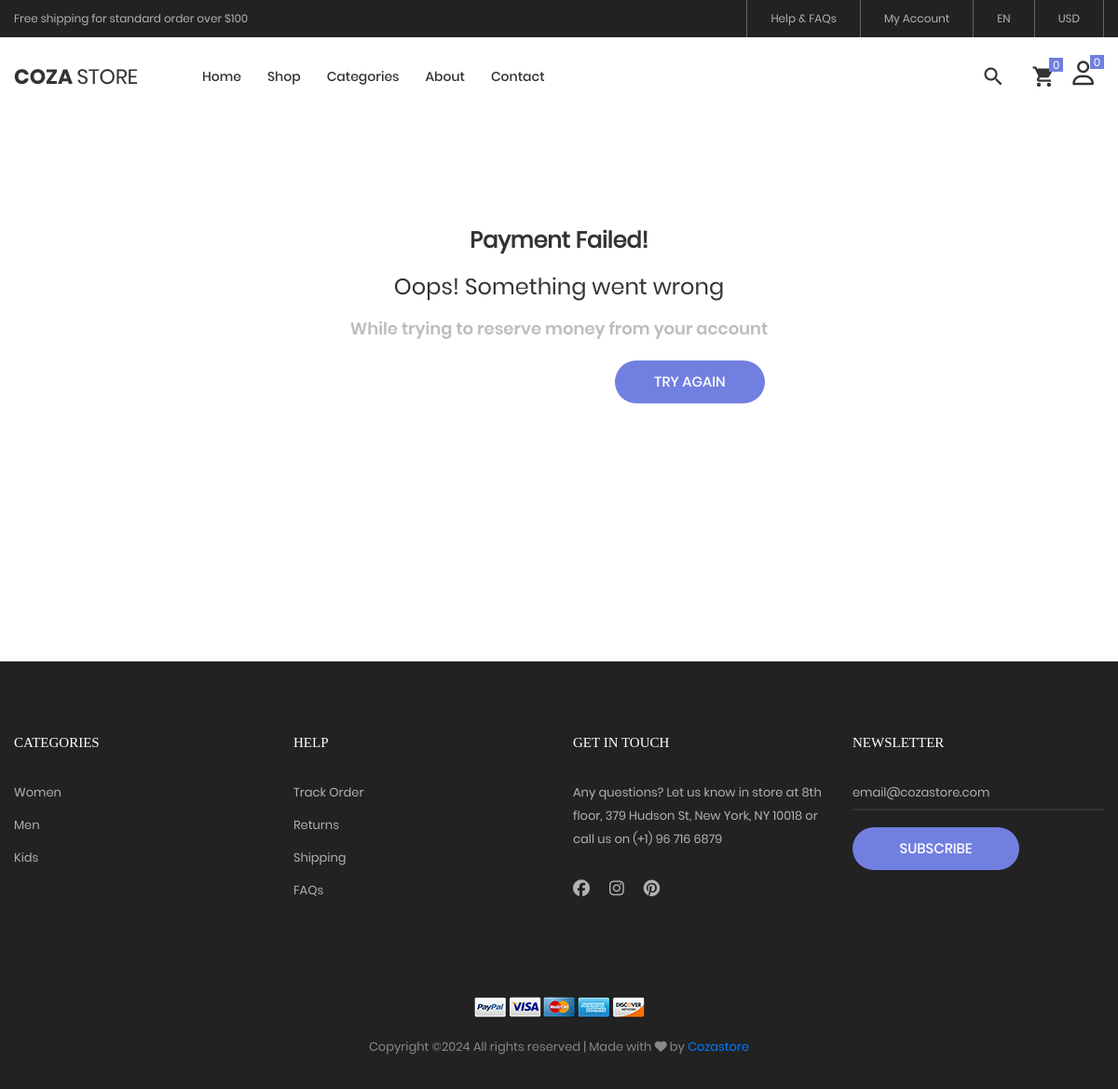
/payment-failed/ (signed in), run on the app's committed database.
### Backend/models.py (models this page shows, shortened)
class Category(models.Model):
    cid = models.CharField(max_length=30, default=shortuuid.uuid,unique=True)
    title = models.CharField(max_length=100, default="clothings")
    image = models.ImageField(upload_to="category", default="category.jpg")
    class Meta:
        verbose_name_plural = "Categories"

### Backend/views.py (the view)
# urls.py: path("payment-failed/", payment_failed_view, name="payment-failed"),
@login_required()
def payment_failed_view(request):
    return render(request,'backend/payment_failed.html')

### Backend/context_processor.py (called while the page is built)
def default(request):
    categories = Category.objects.all()
    vendors = Vendor.objects.all()
    min_max_price = Product.objects.aggregate(Min("price"),Max("price"))
    return {
        "categories":categories,
        "vendors":vendors,
        "min_max_price":min_max_price,
    }

### templates/Backend/payment_failed.html (shortened to what this page needs)
{% extends 'partials/base.html' %}
{% load static %}
{% block content %}
<div class="div1" style="">
    <div class="div2">
        <h1 class="mtext-105 cl2 js-name-detail p-b-14"><b>Payment Failed!</b></h1>
    <h4 class="mtext-105 cl2 js-name-detail p-b-14">Oops! Something went wrong</h4>
    <h5 class="mtext-106 cl2 " style="color:#bbbfbc;">While trying to reserve money from your account</h5><br>
            <button class="flex-c-m stext-101 cl0 size-101 bg1 bor1 hov-btn1 p-lr-15 trans-04" style="margin-left:660px;">Try Again</button>
    </div>
</div>
{% endblock content %}

### templates/partials/base.html (shortened to what this page needs)
<!DOCTYPE html>
{% load static %}
<html lang="en">
<head>
	<link rel="stylesheet" type="text/css" href="{% static 'assets/vendor/bootstrap/css/bootstrap.min.css'%}">
	<link rel="stylesheet" type="text/css" href="{% static 'assets/fonts/font-awesome-4.7.0/css/font-awesome.min.css' %}">
	<link rel="stylesheet" type="text/css" href="{% static 'assets/fonts/iconic/css/material-design-iconic-font.min.css'%}">
	<link rel="stylesheet" type="text/css" href="{% static 'assets/fonts/linearicons-v1.0.0/icon-font.min.css'%}">
	<link rel="stylesheet" type="text/css" href="{% static 'assets/vendor/animate/animate.css'%}">
	<link rel="stylesheet" type="text/css" href="{% static 'assets/vendor/css-hamburgers/hamburgers.min.css'%}">
	<link rel="stylesheet" type="text/css" href="{% static 'assets/vendor/animsition/css/animsition.min.css'%}">
	<link rel="stylesheet" type="text/css" href="{% static 'assets/vendor/select2/select2.min.css'%}">
	<link rel="stylesheet" type="text/css" href="{% static 'assets/vendor/daterangepicker/daterangepicker.css'%}">
	<link rel="stylesheet" type="text/css" href="{% static 'assets/vendor/slick/slick.css'%}">
	<link rel="stylesheet" type="text/css" href="{% static 'assets/vendor/MagnificPopup/magnific-popup.css'%}">
	<link rel="stylesheet" type="text/css" href="{% static 'assets/vendor/perfect-scrollbar/perfect-scrollbar.css'%}">
	<link rel="stylesheet" type="text/css" href="{% static 'assets/css/util.css'%}">
	<link rel="stylesheet" type="text/css" href="{% static 'assets/css/main.css' %}">
	<link rel="stylesheet" href="https://cdnjs.cloudflare.com/ajax/libs/font-awesome/6.5.1/css/all.min.css"
 />
</head>
<body class="animsition">
	<header>
		<div class="container-menu-desktop">
			<div class="top-bar">
				<div class="content-topbar flex-sb-m h-full container">
					<div class="left-top-bar">
						Free shipping for standard order over $100
					</div>
					<div class="right-top-bar flex-w h-full">
						<a href="#" class="flex-c-m trans-04 p-lr-25">
							Help & FAQs
						</a>
						<a href="#" class="flex-c-m trans-04 p-lr-25">
							My Account
						</a>
						<a href="#" class="flex-c-m trans-04 p-lr-25">
							EN
						</a>
						<a href="#" class="flex-c-m trans-04 p-lr-25">
							USD
						</a>
					</div>
				</div>
			</div>
			<div class="wrap-menu-desktop">
				<nav class="limiter-menu-desktop container">
					<a href="#" class="logo">
						<img src="{% static 'assets/images/icons/logo-01.png'%}" alt="IMG-LOGO">
					</a>
					  <div class="menu-desktop">
        <ul class="main-menu" id="navbar">
            <li>
                <a href="{% url 'Backend:index' %}" class="nav-link">Home</a>
            </li>
            <li>
                <a href="{% url 'Backend:product_list' %}" class="nav-link">Shop</a>
            </li>
            <li class="nav-link">
                <a href="#">Categories</a>
            </li>
            <li class="nav-link">
                <a href="{% url 'Backend:about' %}">About</a>
            </li>
            <li class="nav-link">
                <a href="{% url 'Backend:contact' %}">Contact</a>
            </li>
        </ul>
    </div>
					<div class="wrap-icon-header flex-w flex-r-m">
						<div class="icon-header-item cl2 hov-cl1 trans-04 p-l-22 p-r-11 js-show-modal-search">
							<i class="zmdi zmdi-search"></i>
						</div>
							<a href="{% url 'Backend:cart' %}">
						<div class="icon-header-item cl2 hov-cl1 trans-04 p-l-22 p-r-11 icon-header-noti js-show-cart cart-items-count" data-notify="{{request.session.cart_data_obj | length}}">
								<i class="zmdi zmdi-shopping-cart" ></i>
						</div>
								</a>
						<div style="margin-top:-7px;">
						<div class="dropdown">
						  <a href="#" class="dis-block icon-header-item cl2 hov-cl1 trans-04 p-r-11 p-l-10 icon-header-noti" data-notify="0" id="dropdown-toggle">
							<i class="fa-regular fa-user" ></i>
						  </a>
						</div>
							</div>
					</div>
				</nav>
			</div>
		</div>
	</header>
{% block content%}
{% endblock content %}
	<footer class="bg3 p-t-75 p-b-32">
		<div class="container">
			<div class="row">
				<div class="col-sm-6 col-lg-3 p-b-50">
					<h4 class="stext-301 cl0 p-b-30">
						Categories
					</h4>
					<ul>
						  {% for c in categories %}
						<li class="p-b-10">
							<a href="{% url 'Backend:category_product_list' c.cid %}" class="stext-107 cl7 hov-cl1 trans-04">
								{{c.title}}
							</a>
						</li>
						{% endfor %}
					</ul>
				</div>
				<div class="col-sm-6 col-lg-3 p-b-50">
					<h4 class="stext-301 cl0 p-b-30">
						Help
					</h4>
					<ul>
						<li class="p-b-10">
							<a href="#" class="stext-107 cl7 hov-cl1 trans-04">
								Track Order
							</a>
						</li>
						<li class="p-b-10">
							<a href="#" class="stext-107 cl7 hov-cl1 trans-04">
								Returns
							</a>
						</li>
						<li class="p-b-10">
							<a href="#" class="stext-107 cl7 hov-cl1 trans-04">
								Shipping
							</a>
						</li>
						<li class="p-b-10">
							<a href="#" class="stext-107 cl7 hov-cl1 trans-04">
								FAQs
							</a>
						</li>
					</ul>
				</div>
				<div class="col-sm-6 col-lg-3 p-b-50">
					<h4 class="stext-301 cl0 p-b-30">
						GET IN TOUCH
					</h4>
					<p class="stext-107 cl7 size-201">
						Any questions? Let us know in store at 8th floor, 379 Hudson St, New York, NY 10018 or call us on (+1) 96 716 6879
					</p>
					<div class="p-t-27">
						<a href="#" class="fs-18 cl7 hov-cl1 trans-04 m-r-16">
							<i class="fa-brands fa-facebook"></i>
						</a>
						<a href="#" class="fs-18 cl7 hov-cl1 trans-04 m-r-16">
							<i class="fa-brands fa-instagram"></i>
						</a>
						<a href="#" class="fs-18 cl7 hov-cl1 trans-04 m-r-16">
							<i class="fa-brands fa-pinterest"></i>
						</a>
					</div>
				</div>
				<div class="col-sm-6 col-lg-3 p-b-50">
					<h4 class="stext-301 cl0 p-b-30">
						Newsletter
					</h4>
					<form>
						<div class="wrap-input1 w-full p-b-4">
							<input class="input1 bg-none plh1 stext-107 cl7" type="text" name="email" placeholder="email@cozastore.com">
						</div>
						<div class="p-t-18">
							<button class="flex-c-m stext-101 cl0 size-103 bg1 bor1 hov-btn2 p-lr-15 trans-04">
								Subscribe
							</button>
						</div>
					</form>
				</div>
			</div>
			<div class="p-t-40">
				<div class="flex-c-m flex-w p-b-18">
					<a href="#" class="m-all-1">
						<img src="{% static 'assets/images/icons/icon-pay-01.png'%}" alt="ICON-PAY">
					</a>
					<a href="#" class="m-all-1">
						<img src="{% static 'assets/images/icons/icon-pay-02.png'%}" alt="ICON-PAY">
					</a>
					<a href="#" class="m-all-1">
						<img src="{% static 'assets/images/icons/icon-pay-03.png'%}" alt="ICON-PAY">
					</a>
					<a href="#" class="m-all-1">
						<img src="{% static 'assets/images/icons/icon-pay-04.png'%}" alt="ICON-PAY">
					</a>
					<a href="#" class="m-all-1">
						<img src="{% static 'assets/images/icons/icon-pay-05.png'%}" alt="ICON-PAY">
					</a>
				</div>
				<p class="stext-107 cl6 txt-center">
Copyright &copy;<script>document.write(new Date().getFullYear());</script> All rights reserved | Made with <i class="fa fa-heart-o" aria-hidden="true"></i> by <a href="#" target="_blank">Cozastore</a>
				</p>
			</div>
		</div>
	</footer>
</body>
</html>

### static/assets/css/main.css (style rules this page uses)
.container { max-width: 1380px; }
@media (max-width: 1600px) { .container { max-width: 1200px; } }
.container-menu-desktop { height: auto; width: 100%; position: relative; -webkit-transition: all 0.3s; -o-transition: all 0.3s; -moz-transition: all 0.3s; transition: all 0.3s; }
.top-bar { height: 40px; background-color: #222; }
.left-top-bar { font-family: Poppins-Regular; font-size: 12px; line-height: 1.8; color: #b2b2b2; }
.right-top-bar a { font-family: Poppins-Regular; font-size: 12px; line-height: 1.8; height: 100%; color: #b2b2b2; border-right: 1px solid rgba(255,255,255,0.3); }
.right-top-bar a:first-child { border-left: 1px solid rgba(255,255,255,0.3); }
.wrap-menu-desktop { position: fixed; z-index: 1100; background-color: transparent; width: 100%; height: 84px; top: 40px; left: 0px; -webkit-transition: height 0.3s, background-color 0.3s; -o-transition: height 0.3s, background-color 0.3s; -moz-transition: height 0.3s, background-color 0.3s; transition: height 0.3s, background-color 0.3s; }
.limiter-menu-desktop { height: 100%; display: -webkit-box; display: -webkit-flex; display: -moz-box; display: -ms-flexbox; display: flex; align-items: center; background-color: transparent; }
.logo { display: -webkit-box; display: -webkit-flex; display: -moz-box; display: -ms-flexbox; display: flex; align-items: center; height: 65%; margin-right: 55px; }
.logo img { max-width: 100%; max-height: 100%; }
.menu-desktop { display: -webkit-box; display: -webkit-flex; display: -moz-box; display: -ms-flexbox; display: flex; align-items: center; height: 100%; }
.main-menu { list-style-type: none; margin: 0; display: -webkit-box; display: -webkit-flex; display: -moz-box; display: -ms-flexbox; display: flex; align-items: center; }
.main-menu > li { display: block; position: relative; padding: 20px 10px 20px 0px; margin: 0px 4px 0px 14px; }
.main-menu > li > a { font-family: Poppins-Medium; font-size: 14px; color: #333; padding: 5px 0px; transition: all 0.4s; -webkit-transition: all 0.4s; -o-transition: all 0.4s; -moz-transition: all 0.4s; }
.wrap-icon-header { flex-grow: 1; }
.icon-header-item { position: relative; font-size: 26px; line-height: 1; cursor: pointer; }
.icon-header-noti::after { content: attr(data-notify); font-family: Poppins-Regular; font-size: 12px; color: #fff; line-height: 15px; text-align: center; display: block; position: absolute; top: -7px; right: 0; min-width: 15px; height: 15px; padding: 0 3px; background-color: #717fe0; }
.cl0 { color: #fff; }
.cl2 { color: #333; }
.cl6 { color: #888; }
.cl7 { color: #b2b2b2; }
.stext-101 { font-family: Poppins-Medium; font-size: 15px; line-height: 1.466667; text-transform: uppercase; }
.stext-107 { font-family: Poppins-Regular; font-size: 13px; line-height: 1.923; }
.stext-301 { font-family: Montserrat-Bold; font-size: 15px; line-height: 1.6; text-transform: uppercase; }
.mtext-105 { font-family: Poppins-Regular; font-size: 24px; line-height: 1.5; }
.mtext-106 { font-family: Poppins-SemiBold; font-size: 18px; line-height: 1.388888; }
.size-101 { min-width: 161px; height: 46px; }
.size-103 { min-width: 179px; height: 46px; }
.size-201 { max-width: 270px; }
.bg-none { background-color: transparent; }
.bg1 { background-color: #717fe0; }
.bg3 { background-color: #222; }
.bor1 { border-radius: 23px; }
.wrap-input1 { position: relative; border-bottom: 2px solid rgba(204,204,204, 0.1); }
.input1 { background-color: transparent; width: 100%; }

### templates/Backend/payment_failed.html (style rules this page uses)
.div1 { margin-top:100px; height:100px; margin-bottom:470px; text-align:center; padding-top:100px; }

### data on the page
Category: title "Women"
Category: title "Men"
Category: title "Kids"
